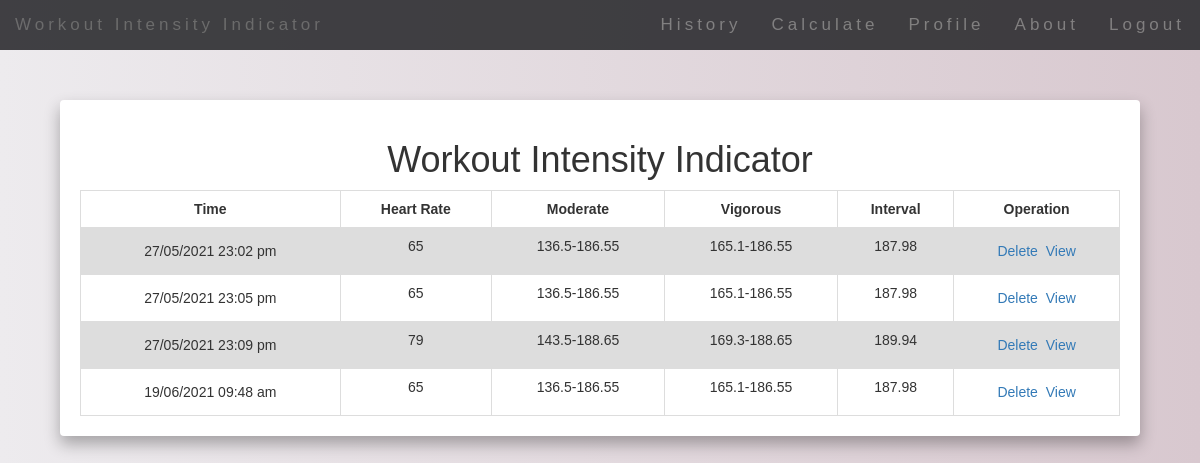
The app's page /workout.php?email=sofia@gmail.com&name=sofia (signed in) with its own data.
### tables this page shows
CREATE TABLE `performance` (
  `id` int(20) NOT NULL,
  `heart_rate` int(30) NOT NULL,
  `time` datetime(6) NOT NULL DEFAULT current_timestamp(6),
  `email` varchar(40) NOT NULL,
  `moderate_min` varchar(30) NOT NULL,
  `moderate_max` varchar(30) NOT NULL,
  `vigorous_min` varchar(30) NOT NULL,
  `vigorous_max` varchar(30) NOT NULL,
  `interval_max` varchar(30) NOT NULL,
  `mhr` varchar(30) NOT NULL,
  `rhr` varchar(30) NOT NULL,
  `hrr` varchar(30) NOT NULL
);

### workout.php (the view, shortened to what this page needs)
<?php
include('navbarmain.php');
include_once("dbconnect.php");
$name = $_GET['name'];
$email = $_GET['email'];
  if (isset($_SESSION["email"])){
    try {
        $sql = "SELECT * FROM performance WHERE email = '$email'";
        $stmt = $conn->prepare($sql );
        $stmt->execute();
        $performances = $stmt->fetchAll();
        echo "<div class='tableplan'>";
        echo "<p><h1 align='center'>Workout Intensity Indicator</h1></p>";
        echo "<table border='1'>
        <tr>
          <th>Time</th>
          <th>Heart Rate </th>
          <th>Moderate</th>
          <th>Vigorous</th>
          <th>Interval</th>
          <th>Operation</th>
        </tr>";
        echo "</div>";
        foreach($performances as $performance) {
            echo "<tr>";
            echo "<td>".date_format(date_create($performance['time']),"d/m/Y H:i a")."</td>";
            echo "<td><p align='center'>".$performance['heart_rate']."</td>";
            echo "<td><p align='center'>".$performance['moderate_min'].'-'.$performance['moderate_max']."</td>";
            echo "<td><p align='center'>".$performance['vigorous_min'].'-'.$performance['vigorous_max']."</td>";
            echo "<td><p align='center'>".$performance['interval_max']."</td>";
            echo '<td><a href="workout.php?email='.$email.'&name='.$name.'&id='.$performance['id'].'&operation=del" >Delete</a>';
            echo '<a href="preview.php?email='.$email.'&name='.$name.'&id='.$performance['id'].'">View</a></td>';
            echo '</tr>';
        }
    } catch(PDOException $e) {
      echo $sql . "<br>" . $e->getMessage();
    }
      }else{
        echo "<script> alert('Session Expired!!!')</script>";
        echo "<script> window.location.replace('login.html') </script>;";
      }
?>
<!DOCTYPE html>
<html lang="en">
<head>
</body>
</html>

### navbarmain.php (shortened to what this page needs)
<?php
$name = $_GET['name'];
$email = $_GET['email'];
?>
<!DOCTYPE html>
<html lang="en">
<head>
  <link rel="stylesheet" href="https://maxcdn.bootstrapcdn.com/bootstrap/3.4.1/css/bootstrap.min.css">
</head>
<body>
<nav class="navbar navbar-default navbar-fixed-top">
  <div class="container-fluid">
    <div class="navbar-header" style="height:50%">
      <a class="navbar-brand" href="#">Workout Intensity Indicator</a>
    </div>
    <div class="collapse navbar-collapse" id="myNavbar">
      <ul class="nav navbar-nav navbar-right">
        <li><a href="workout.php?email=<?php echo $email. '&name='.$name?>">History</a></li>
        <li><a href="add.php?email=<?php echo $email. '&name='.$name?>">Calculate</a></li>
        <li><a href="profile.php?email=<?php echo $email. '&name='.$name?>">Profile</a></li>
        <li><a href="about.php?email=<?php echo $email. '&name='.$name?>">About</a></li>
        <li><a href="index.php">Logout</a></li>
      </ul>
    </div>
  </div>
</nav>
</body>
</html>

### navbarmain.php (style rules this page uses)
* { margin: 0; padding: 0; box-sizing: border-box; font-family: 'Poppins', sans-serif; }
body { background: -webkit-linear-gradient(left, #edebee, #d8c8cf); }
.container form, .tableplan table, .tableprofile table { width: 100%; height: 100%; padding: 20px; background: white; border-radius: 4px; }
table { font-family: arial, sans-serif; border-collapse: collapse; width: 50%; text-align : center; margin-left: auto; margin-right: auto; }
td, th { border: 1px solid #dddddd; text-align: left; padding: 8px; text-align : center; }
tr:nth-child(even) { background-color: #dddddd; }
.tableplan { margin: 100px auto; width: 90%; max-width: 100%; height: 100%; padding: 20px; background: white; border-radius: 4px; box-shadow: 0 8px 16px rgba(0, 0, 0, .3); }
.navbar { margin-bottom: 0; background-color: #2d2d30; border: 0; font-size: 12px !important; letter-spacing: 4px; opacity: 0.9; }
.navbar li a, .navbar .navbar-brand { color: white font !important; line-height: 20px; font-size: 17px; color }

### records on screen
performance: time "27/05/2021 23:02 pm", heart_rate "65", moderate_min "136.5", moderate_max "186.55", vigorous_min "165.1", vigorous_max "186.55", interval_max "187.98"
performance: time "27/05/2021 23:05 pm", heart_rate "65", moderate_min "136.5", moderate_max "186.55", vigorous_min "165.1", vigorous_max "186.55", interval_max "187.98"
performance: time "27/05/2021 23:09 pm", heart_rate "79", moderate_min "143.5", moderate_max "188.65", vigorous_min "169.3", vigorous_max "188.65", interval_max "189.94"
performance: time "19/06/2021 09:48 am", heart_rate "65", moderate_min "136.5", moderate_max "186.55", vigorous_min "165.1", vigorous_max "186.55", interval_max "187.98"
